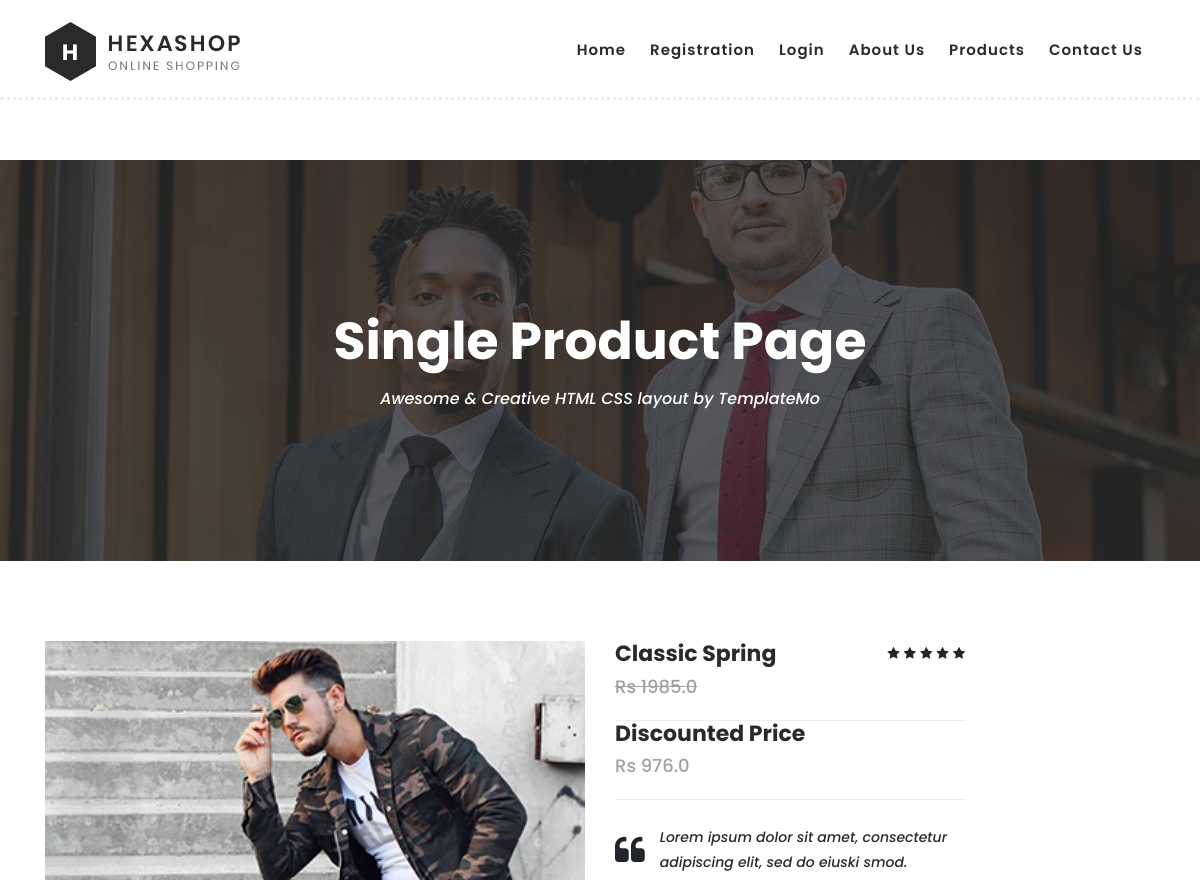
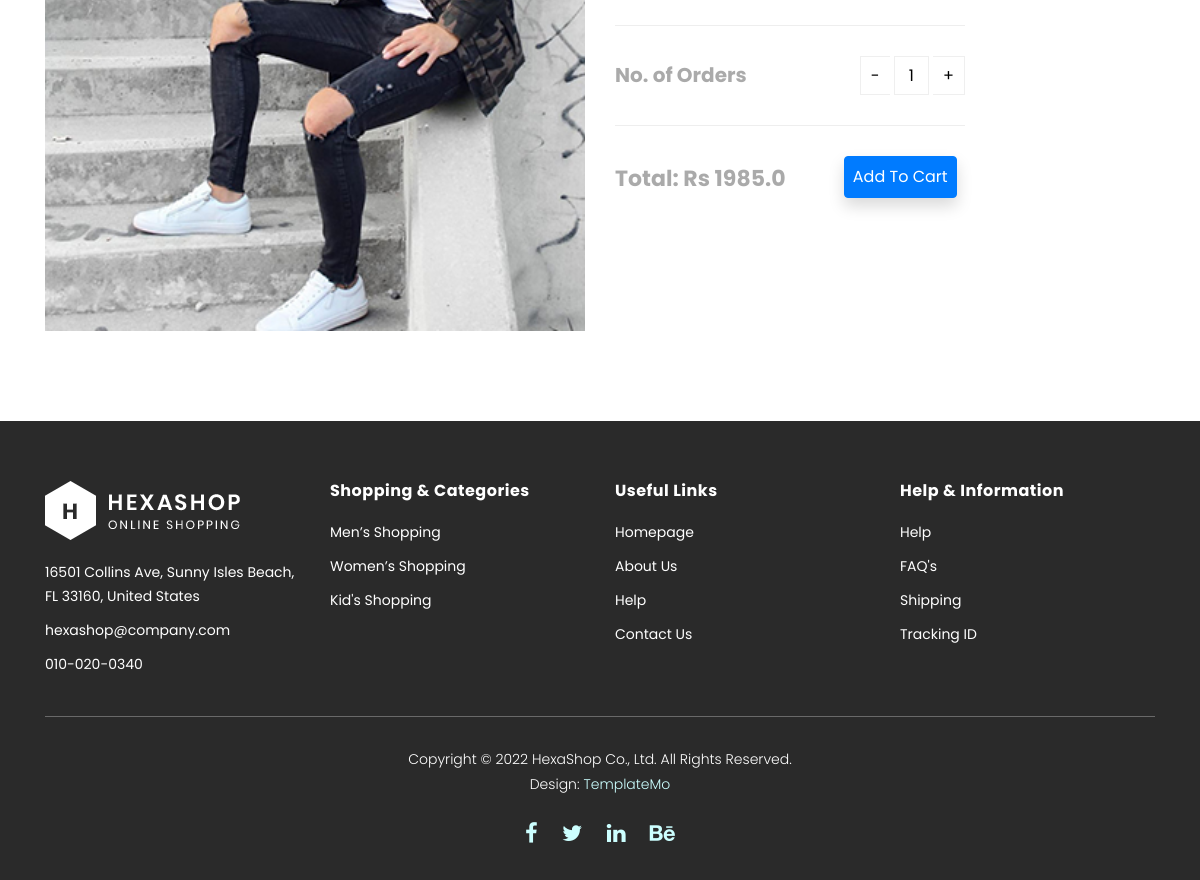
Page /product/1 on the committed database (2 pictures, top to bottom).
### Cust/models.py (models this page shows)
class Products(models.Model):
    categories=(
        ("M","Men"),
        ("W","women"),
        ("K","kids"),
        )
    title=models.CharField(max_length=50)
    selling_cost=models.FloatField()
    category=models.CharField(choices=categories,max_length=2)
    colour=models.CharField(max_length=50,default=None,null=True)
    discounted_price=models.FloatField()
    image=models.ImageField(upload_to="productimg")

### My_store/views.py (the view)
# urls.py: path('product/<int:pk>', Single_product.as_view()),
class Single_product(View):
    def get(self,request,pk):
        product=Products.objects.get(pk=pk)
        if request.user.is_authenticated:
            prod_already_in_cart=False
            prod_already_in_cart=Cart.objects.filter(Q(product=product.id) & Q(user=request.user)).exists()
            return render(request,"single-product.html",{"product":product,"prod_already_in_cart":prod_already_in_cart})
        else:
            return render(request,"single-product.html",{"product":product})

### templates/single-product.html (shortened to what this page needs)
{% extends "base.html" %}
{% block content %}
    <div class="page-heading" id="top">
        <div class="container">
            <div class="row">
                <div class="col-lg-12">
                    <div class="inner-content">
                        <h2>Single Product Page</h2>
                        <span>Awesome &amp; Creative HTML CSS layout by TemplateMo</span>
                    </div>
                </div>
            </div>
        </div>
    </div>
    <section class="section" id="product">
        <div class="container">
            <div class="row">
                <div class="col-lg-6">
                <div class="left-images">
                    <img src="{{product.image.url}}" alt="">
                </div>
            </div>
            <div class="col-lg-4">
                <div class="right-content">
                    <h4>{{product.title}}</h4>
                    <span class="price"><s>Rs {{product.selling_cost}}</s></span>
                    <ul class="stars">
                        <li><i class="fa fa-star"></i></li>
                        <li><i class="fa fa-star"></i></li>
                        <li><i class="fa fa-star"></i></li>
                        <li><i class="fa fa-star"></i></li>
                        <li><i class="fa fa-star"></i></li>
                    </ul>
                    <h4>Discounted Price</h4>
                    <span class="price">Rs {{product.discounted_price}}</span>
                        <div class="quote">
                        <i class="fa fa-quote-left"></i><p>Lorem ipsum dolor sit amet, consectetur adipiscing elit, sed do eiuski smod.</p>
                    </div>
                    <form action="/add_to_cart/" method="post">
                        <div class="quantity-content">
                            <div class="left-content">
                                <h6>No. of Orders</h6>
                            </div>
                            <div class="right-content">
                                <div class="quantity buttons_added" >
                                    <input type="button" value="-" class="minus">
                                    <input type="number" step="1" min="1" max="" name="quantity" value="1" title="Qty" class="input-text qty text" size="4" pattern="" inputmode="">
                                    <input type="button" value="+" class="plus">
                                </div>
                            </div>
                        </div>
                        <div class="total">
                            <h4>Total: Rs {{product.selling_cost}}</h4>
                            {% if not  prod_already_in_cart %}
                            <button class="btn btn-primary shadow px-2 py-2 offset-2" type="submit">Add To Cart</button>
                            {% else %}
                            <div class=" offset-8"><a class="btn btn-warning shadow px-2 " href="/showcart/">Go To Cart</a></div>
                            {% endif %}
                        </div>
                    </form>
                </div>
            </div>
            </div>
        </div>
    </section>
{% endblock%}

### static/css/templatemo-hexashop.css (style rules this page uses)
html, body, div, span, applet, object, iframe, h1, h2, h3, h4, h5, h6, p, blockquote, div pre, a, abbr, acronym, address, big, cite, code, del, dfn, em, font, img, ins, kbd, q, s, samp, small, strike, strong, sub, sup, tt, var, b, u, i, center, dl, dt, dd, ol, ul, li, figure, header, nav, section, article, aside, footer, figcaption { margin: 0; padding: 0; border: 0; outline: 0; }
ul, li { padding: 0; margin: 0; list-style: none; }
header, nav, section, article, aside, footer, hgroup { display: block; }
* { box-sizing: border-box; }
html, body { font-family: 'Poppins', sans-serif; font-weight: 400; background-color: #fff; font-size: 16px; -ms-text-size-adjust: 100%; -webkit-font-smoothing: antialiased; -moz-osx-font-smoothing: grayscale; }
h1, h2, h3, h4, h5, h6 { margin-top: 0px; margin-bottom: 0px; }
ul { margin-bottom: 0px; }
p { font-size: 14px; line-height: 25px; color: #2a2a2a; }
html, body { background: #fff; font-family: 'Poppins', sans-serif; }
.page-heading { margin-top: 160px; margin-bottom: 30px; background-image: url(../images/products-page-heading.jpg); background-position: center center; background-size: cover; background-repeat: no-repeat; }
.page-heading .inner-content { padding: 150px 0px; text-align: center; }
.page-heading .inner-content h2 { font-size: 52px; color: #fff; font-weight: 700; margin-bottom: 15px; }
.page-heading .inner-content span { font-size: 16px; font-weight: 500; color: #fff; font-style: italic; }
#product { margin-top: 80px; }
#product .left-images img { width: 100%; overflow: hidden; margin-bottom: 30px; }
#product .right-content { position: relative; z-index: 3; background-color: #fff; }
#product .right-content h4 { font-size: 22px; color: #2a2a2a; font-weight: 700; margin-bottom: 0px; }
#product .right-content span.price { font-size: 18px; color: #a1a1a1; font-weight: 500; display: block; margin-top: 5px; border-bottom: 1px solid #eee; padding-bottom: 20px; }
#product .right-content ul.stars { position: absolute; right: 0; top: 0; }
#product .right-content ul.stars li { display: inline; font-size: 13px; }
#product .right-content span { font-size: 14px; color: #aaaaaa; font-weight: 500; display: block; margin-top: 25px; }
#product .right-content .quote { margin-top: 25px; }
#product .right-content .quote i { float: left; font-size: 32px; margin-right: 15px; margin-top: 10px; }
#product .right-content .quote p { font-style: italic; color: #2a2a2a; font-weight: 500; }
#product .right-content p { font-size: 14px; color: #aaaaaa; font-weight: 500; display: block; margin-top: 25px; }
.quantity-content { margin-top: 30px; padding-top: 30px; border-top: 1px solid #eee; border-bottom: 1px solid #eee; width: 100%; padding-bottom: 30px; margin-bottom: 30px; }
.quantity-content .left-content { float: left; margin-right: 30px; }
.quantity-content .right-content { text-align: right; }
.quantity-content .left-content h6 { padding-top: 7px; font-size: 20px; font-weight: 700; color: #aaa; position: relative; z-index: 11; }
.total h4 { float: left; font-size: 20px; margin-top: 10px; color: #aaa!important; }
.quantity { display: inline-block; }
.quantity .input-text.qty { width: 35px; height: 39px; padding: 0 5px; text-align: center; background-color: transparent; border: 1px solid #efefef; }
.quantity.buttons_added { text-align: left; position: relative; white-space: nowrap; vertical-align: top; }
.quantity.buttons_added input { display: inline-block; margin: 0; vertical-align: top; box-shadow: none; }
.quantity.buttons_added .minus, .quantity.buttons_added .plus { padding: 7px 10px 8px; height: 39px; background-color: #ffffff; border: 1px solid #efefef; cursor:pointer; }
.quantity.buttons_added .minus { border-right: 0; }
.quantity.buttons_added .plus { border-left: 0; }

### rows in the picture
Products: image (picture), title "Classic Spring", selling_cost "1985.0", discounted_price "976.0"
